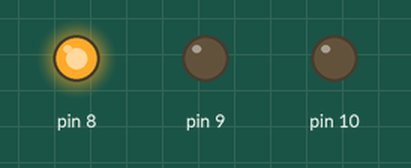
Simulated run of this sketch. Board: Arduino Uno, built with avr-gcc and run on an emulated ATmega328P. Parts: output pins drawn as LEDs (lit = HIGH).

Above: at 1.0 s.
At 3.0 s:
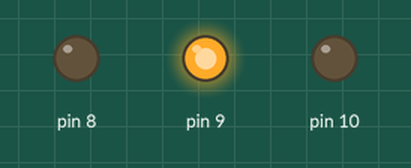
At 5.0 s:
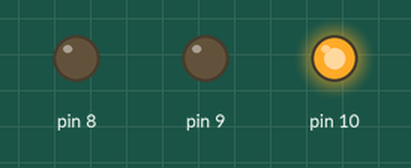
Timing chart, 0 to 7.8 s (numbered marks = the images above):
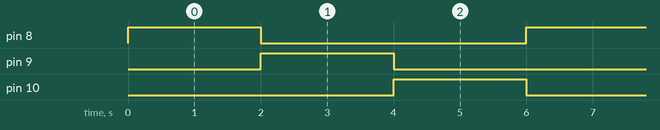

The sketch:

aoa_tester.ino
```cpp
void setup() {
  // put your setup code here, to run once:
  for (int i = 8; i<11; i++) {
    pinMode(i, OUTPUT);
    digitalWrite(i, LOW);
  }
}

void loop() {
  // put your main code here, to run repeatedly:

  for (int i = 8; i<11; i++) {
    digitalWrite(i, HIGH);
    delay(2000);
    digitalWrite(i, LOW);
  }

}
```

Measured:
- by itself, pin 8–10: alternates HIGH for 2.0 s and LOW for 4.0 s
- by itself, everything shown: repeats every 6.0 s, in 4 steps
